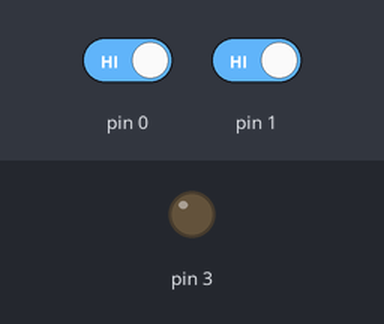
This sketch was run on a simulated Arduino Uno, built with avr-gcc and run on an emulated ATmega328P. On the bench: output pins drawn as LEDs (lit = HIGH). The inputs (shaded band) are chosen by the test bench; at power-on: pin 0 HIGH, pin 1 HIGH.

Above: at 1.2 s.
1.3 s: pin 0 driven LOW
At 4.1 s:
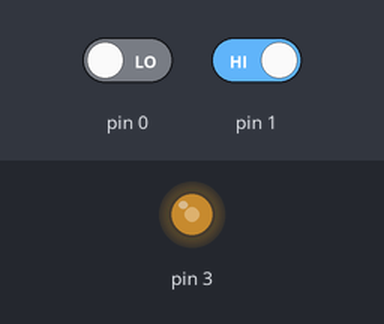
4.3 s: pin 1 driven LOW
At 5.3 s:
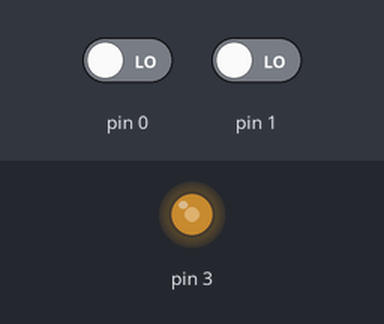
5.8 s: pin 1 driven HIGH
At 7.7 s:
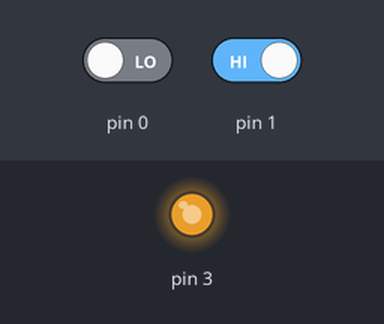
Timing chart, 0 to 9.8 s (numbered marks = the images above; inputs shaded):
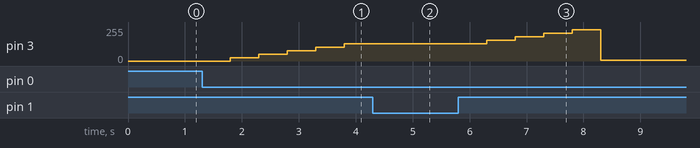

Measured:
- after the input at 1.3 s, pin 3: moves from 0/255 to 130/255 over 2.0 s, starting after 0.50 s
- after the input at 4.3 s, pin 3: stays 130/255 (without the input it goes to 156/255 after 0.00 s)
- after the input at 5.8 s, pin 3: 130/255 → 156/255 after 0.50 s, → 182/255 0.50 s later, → 208/255 0.50 s later, → 234/255 0.50 s later, … (5 changes in this stretch)

The sketch:

LEDCONTROL-PWM.ino
```cpp
int i=0;
void setup() {

  // put your setup code here, to run once:
pinMode(0,INPUT);
pinMode(1,INPUT);
pinMode(3,OUTPUT);
}

void loop() {
  analogWrite(3,i);
  if(digitalRead(0)==LOW)
  {
   if( i<255)
   {
    i+=26;

   }
delay(500);
  }
  if(digitalRead(1)==LOW)
  {
    if(i>0)
    {
      i-=26;
    }
    delay(500);
  }
}
  // put your main code here, to run repeatedly:
```
